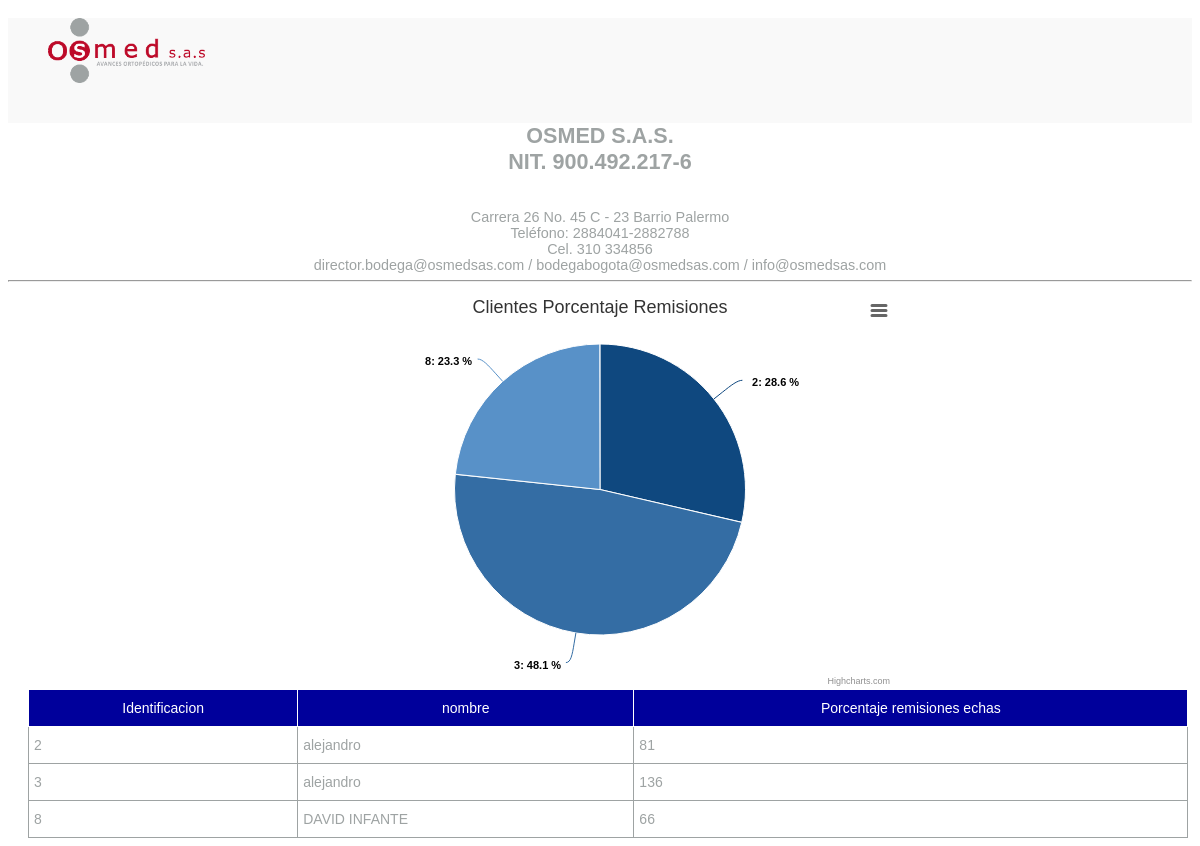
Page /graficos/r6.php on the committed database.
### tables this page shows
CREATE TABLE `remision` (
  `idremision` int(15) NOT NULL auto_increment,
  `idsalida` int(15) NOT NULL,
  `idbodega` int(15) NOT NULL,
  `idpaciente` int(15) NOT NULL,
  `idusuario` int(15) NOT NULL,
  `idclientes` int(15) NOT NULL,
  `fecha` varchar(15) NOT NULL,
  `subtotal` int(15) NOT NULL,
  `iva` int(15) NOT NULL,
  `descuento` int(15) NOT NULL,
  `fletes` int(15) NOT NULL,
  `estado` varchar(15) NOT NULL,
  `retefuente` varchar(15) NOT NULL,
  `total` int(15) NOT NULL,
  `documento` varchar(20) NOT NULL,
  `observacioneliminado` varchar(250) default NULL,
  PRIMARY KEY  (`idremision`),
  KEY `idsalida` (`idsalida`),
  KEY `idbodega` (`idbodega`,`idpaciente`,`idusuario`,`idclientes`),
  KEY `idusuario` (`idusuario`),
  KEY `idclientes` (`idclientes`),
  KEY `idpaciente` (`idpaciente`)
);

CREATE TABLE `terceros` (
  `idclientes` int(15) NOT NULL auto_increment,
  `departamento` int(15) NOT NULL,
  `ciudad` int(15) NOT NULL,
  `nombre` varchar(15) NOT NULL,
  `institucion` varchar(15) NOT NULL,
  `nit` varchar(20) NOT NULL,
  `telefono` varchar(15) NOT NULL,
  `correo` varchar(20) NOT NULL,
  `direccion` varchar(20) NOT NULL,
  `celular` varchar(20) NOT NULL,
  `estado` varchar(11) NOT NULL,
  `contacto_directo` varchar(15) NOT NULL,
  `sede` varchar(15) NOT NULL,
  `tipo` varchar(15) NOT NULL,
  `calificacion` varchar(15) NOT NULL,
  `bodega` varchar(15) NOT NULL,
  `fechamodificado` varchar(15) NOT NULL,
  PRIMARY KEY  (`idclientes`),
  KEY `despartamento` (`departamento`)
);

### graficos/r6.php (the view, shortened to what this page needs)
<?php
include_once "../php/conexion.php";
    $conexion= conexion();
include('../html/encabezado.php');
    echo '
    <section id="encabezado">
        <div id="logo">
            <a href="../html/profile"><img src="../imagenes/logo.png"></a>
        </div>
    </section>
    <center><h2><strong>OSMED S.A.S.<br>NIT. 900.492.217-6</strong></h2><br>Carrera 26 No. 45 C - 23 Barrio Palermo<br>Teléfono: 2884041-2882788<br>Cel. 310 334856<br>director.bodega@osmedsas.com / bodegabogota@osmedsas.com / info@osmedsas.com</center><hr>
        ';
        ?>
<!DOCTYPE HTML>
<html>
    <head>
    </head>
    <body>
<div id="container" style="min-width: 310px; height: 400px; max-width: 600px; margin: 0 auto"></div>
    </body>
</html>
<?php
    $bill_usuarios = mysqli_query($conexion,"SELECT * FROM remision group by idclientes ") or die(mysqli_error($conexion));
    echo '<div id="consultaLarga">
        <table id="t21" class="tg">
          <tr>
            <th class="tg-g4jy">Identificacion</th>
            <th class="tg-g4jy">nombre</th>
            <th class="tg-g4jy">Porcentaje remisiones echas</th>
            </tr>';
    while ($row = $bill_usuarios->fetch_assoc()) {
        $cle=$row['idclientes'];
        $bill_usuarios2 = mysqli_query($conexion,"SELECT * FROM terceros where idclientes = '$cle' ") or die(mysqli_error($conexion));
        $row2 = $bill_usuarios2->fetch_assoc();
        echo '<tr>
            <td class="tg-iacq">'.$row['idclientes'].'</td>
            <td class="tg-iacq">'.$row2['nombre'].'</td>
            <td class="tg-iacq">'.$row['idsalida'].'</td>
            </tr>';
    }
    echo '</table></div> ';
    ?>

### style/style.css (style rules this page uses)
body { font-family: sans-serif; color: #9EA3A3; font-size: 90%; }
section { float: left; width: 100%; }
table { position: relative; left: 20px; width: 98%; }
#encabezado { width: 100%; background-color: #F9F9F9; }
#encabezado img { width: 15%; padding-left: 40px; padding-bottom: 40px; }
a { text-decoration: none; color: #F9F9F9; }

### graficos/r6.php (style rules this page uses)
.tg { border-collapse:collapse;border-spacing:0; }
.tg td { font-family:Arial, sans-serif;font-size:14px;padding:10px 5px;border-style:solid;border-width:1px;overflow:hidden;word-break:normal; }
.tg th { font-family:Arial, sans-serif;font-size:14px;font-weight:normal;padding:10px 5px;border-style:solid;border-width:1px;overflow:hidden;word-break:normal; }
.tg .tg-g4jy { background:#00009b;color:white;vertical-align:top }

### rows in the picture
remision: idclientes "2", idclientes.nombre "alejandro", idsalida "81"
remision: idclientes "3", idclientes.nombre "alejandro", idsalida "136"
remision: idclientes "8", idclientes.nombre "DAVID INFANTE", idsalida "66"
